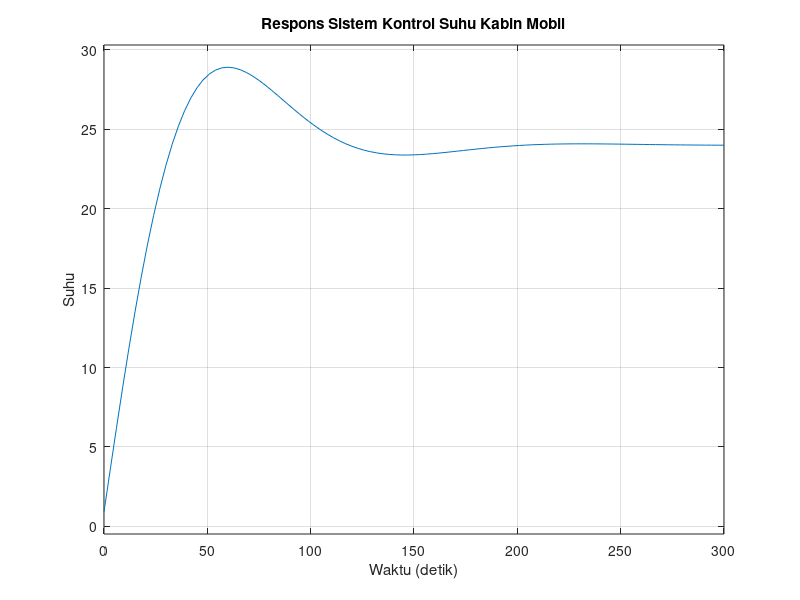

Recreate this plot in MATLAB.
% PID Controller Sistem Suhu Kabin Mobil
% TA Praktikum Teknik Kendali dan Otomasi

clc;
clear;
close all;

% Plant orde pertama
s = tf('s');
G = 1 / (100*s + 1);

% Parameter PID hasil tuning
Kp = 4;
Ki = 0.2;
Kd = 4;

% PID Controller
C = pid(Kp, Ki, Kd);

% Sistem Closed-Loop
T = feedback(C*G, 1);

% Tampilkan informasi sistem
disp('Transfer Function Closed Loop:');
T

% Simulasi step response
figure;
step(24*T);
title('Respons Sistem Kontrol Suhu Kabin Mobil');
xlabel('Waktu (detik)');
ylabel('Suhu');
grid on;
